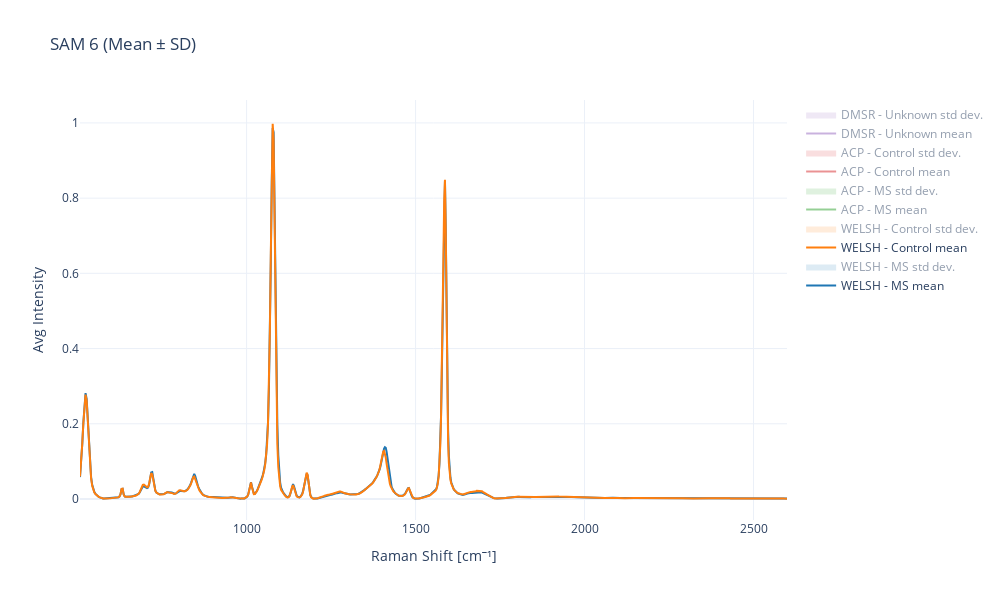

Source (notebook cell):
### Code cell
figs[0]

### Figure 1 — Plotly figure (JSON) as saved in the notebook; plotly's stock layout.template omitted (floating-point values rounded to 4 significant figures; data arrays with more than 128 entries replaced by an {"elided": "..."} marker saying what was removed)
{"data": [{"line": {"color": "#1f77b4"}, "mode": "lines", "name": "WELSH - MS mean", "type": "scatter", "x": {"elided": "920 float values"}, "y": {"elided": "920 float values"}}, {"line": {"width": 0}, "mode": "lines", "showlegend": false, "type": "scatter", "x": {"elided": "920 float values"}, "y": {"elided": "920 float values"}}, {"fill": "tonexty", "fillcolor": "rgba(31, 119, 180, 0.3)", "line": {"width": 0}, "mode": "lines", "name": "WELSH - MS std dev.", "type": "scatter", "visible": "legendonly", "x": {"elided": "920 float values"}, "y": {"elided": "920 float values"}}, {"line": {"color": "#ff7f0e"}, "mode": "lines", "name": "WELSH - Control mean", "type": "scatter", "x": {"elided": "920 float values"}, "y": {"elided": "920 float values"}}, {"line": {"width": 0}, "mode": "lines", "showlegend": false, "type": "scatter", "x": {"elided": "920 float values"}, "y": {"elided": "920 float values"}}, {"fill": "tonexty", "fillcolor": "rgba(255, 127, 14, 0.3)", "line": {"width": 0}, "mode": "lines", "name": "WELSH - Control std dev.", "type": "scatter", "visible": "legendonly", "x": {"elided": "920 float values"}, "y": {"elided": "920 float values"}}, {"line": {"color": "#2ca02c"}, "mode": "lines", "name": "ACP - MS mean", "type": "scatter", "visible": "legendonly", "x": {"elided": "920 float values"}, "y": {"elided": "920 float values"}}, {"line": {"width": 0}, "mode": "lines", "showlegend": false, "type": "scatter", "x": {"elided": "920 float values"}, "y": {"elided": "920 float values"}}, {"fill": "tonexty", "fillcolor": "rgba(44, 160, 44, 0.3)", "line": {"width": 0}, "mode": "lines", "name": "ACP - MS std dev.", "type": "scatter", "visible": "legendonly", "x": {"elided": "920 float values"}, "y": {"elided": "920 float values"}}, {"line": {"color": "#d62728"}, "mode": "lines", "name": "ACP - Control mean", "type": "scatter", "visible": "legendonly", "x": {"elided": "920 float values"}, "y": {"elided": "920 float values"}}, {"line": {"width": 0}, "mode": "lines", "showlegend": false, "type": "scatter", "x": {"elided": "920 float values"}, "y": {"elided": "920 float values"}}, {"fill": "tonexty", "fillcolor": "rgba(214, 39, 40, 0.3)", "line": {"width": 0}, "mode": "lines", "name": "ACP - Control std dev.", "type": "scatter", "visible": "legendonly", "x": {"elided": "920 float values"}, "y": {"elided": "920 float values"}}, {"line": {"color": "#9467bd"}, "mode": "lines", "name": "DMSR - Unknown mean", "type": "scatter", "visible": "legendonly", "x": {"elided": "920 float values"}, "y": {"elided": "920 float values"}}, {"line": {"width": 0}, "mode": "lines", "showlegend": false, "type": "scatter", "x": {"elided": "920 float values"}, "y": {"elided": "920 float values"}}, {"fill": "tonexty", "fillcolor": "rgba(148, 103, 189, 0.3)", "line": {"width": 0}, "mode": "lines", "name": "DMSR - Unknown std dev.", "type": "scatter", "visible": "legendonly", "x": {"elided": "920 float values"}, "y": {"elided": "920 float values"}}], "layout": {"height": 600, "hovermode": "x unified", "title": {"text": "SAM 6 (Mean ± SD)"}, "width": 1000, "xaxis": {"title": {"text": "Raman Shift [cm⁻¹]"}}, "yaxis": {"title": {"text": "Avg Intensity"}}}}
